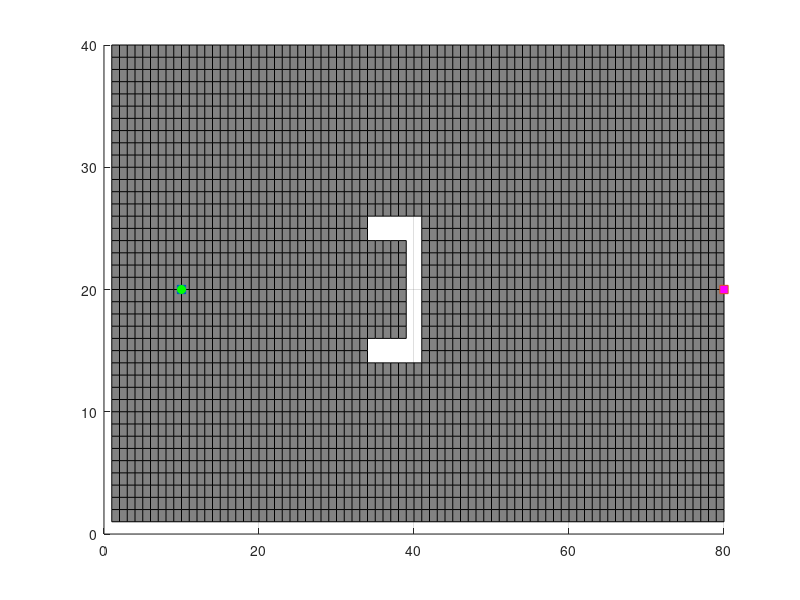

The MATLAB script that drew this image: (Note: this script raises an error after producing the figure.)
%Anthony Chrabieh
%Bonus Problem
%A* Algorithm

clear all; close all; clc;clf

%Define Number of Nodes
xmax = 80;
ymax = 40;

%Start and Goal
start = [10,ymax/2];
goal = [xmax,ymax/2];

%Nodes
MAP = zeros(xmax,ymax);

%To define objects, set their MAP(x,y) to inf
MAP(40,15:25) = inf;
MAP(35:40,15) = inf;
MAP(35:40,25) = inf;

%Heuristic Weight%%%%%%%%%%%%%%%%%%%%%%%%%%%%%%%%%%%%%%%%%%
weight = 20; %sqrt(2); %Try 1, 1.5, 2, 2.5
%Increasing weight makes the algorithm greedier, and likely to take a
%longer path, but with less computations.
%weight = 0 gives Djikstra algorithm
% %%%%%%%%%%%%%%%%%%%%%%%%%%%%%%%%%%%%%%%%%%%%%%%%%%

%Heuristic Map of all nodes
for x = 1:size(MAP,1)
    for y = 1:size(MAP,2)
        if(MAP(x,y)~=inf)
            H(x,y) = weight*norm(goal-[x,y]);
            G(x,y) = inf;
        end
    end
end

%Plotting%%%%%%%%%%%%%%%%%%%%%%%%%%%%%%%%%%%%%%%%%%%%%%%%%%
surf(MAP');colormap(gray);view(2);hold all
plot(start(1),start(2),'s','MarkerFaceColor','b')
plot(goal(1),goal(2),'s','MarkerFaceColor','m')
%%%%%%%%%%%%%%%%%%%%%%%%%%%%%%%%%%%%%%%%%%%%%%%%%%%%%%%

%initial conditions%%%%%%%%%%%%%%%%%%%%%%%%%%%%%%%%%%%%%%%%
G(start(1),start(2)) = 0;
F(start(1),start(2)) = H(start(1),start(2));

closedNodes = [];
openNodes = [start G(start(1),start(2)) F(start(1),start(2)) 0]; %[x y G F cameFrom]
%%%%%%%%%%%%%%%%%%%%%%%%%%%%%%%%%%%%%%%%%%%%%%%%%

%Solve
solved = false;
while(~isempty(openNodes))
    
    pause(0.001)
    %find node from open set with smallest F value
    [A,I] = min(openNodes(:,4));

    %set current node
    current = openNodes(I,:);
    plot(current(1),current(2),'o','color','g','MarkerFaceColor','g')
    
    %if goal is reached, break the loop
    if(current(1:2)==goal)
        closedNodes = [closedNodes;current];
        solved = true;
        break;
    end
    
    %remove current node from open set and add it to closed set
    openNodes(I,:) = [];
    closedNodes = [closedNodes;current];
    
    %for all neighbors of current node
    for x = current(1)-1:current(1)+1
        for y = current(2)-1:current(2)+1
            
            %if out of range skip
            if (x<1||x>xmax||y<1||y>ymax)
                continue
            end
            
            %if object skip
            if (isinf(MAP(x,y)))
                continue
            end
            
            %if current node skip
            if (x==current(1)&&y==current(2))
                continue
            end
            
            %if already in closed set skip
            skip = 0;
            for j = 1:size(closedNodes,1)
                if(x == closedNodes(j,1) && y==closedNodes(j,2))
                    skip = 1;
                    break;
                end
            end
            if(skip == 1)
                continue
            end
            
            A = [];
            %Check if already in open set
            if(~isempty(openNodes))
                for j = 1:size(openNodes,1)
                    if(x == openNodes(j,1) && y==openNodes(j,2))
                        A = j;
                        break;
                    end
                end
            end
                        
            newG = G(current(1),current(2))...
                + round(norm([current(1)-x,current(2)-y]),1);
            
            %if not in open set, add to open set
            if(isempty(A))
                G(x,y) = newG;
                newF = G(x,y) + H(x,y);
                newNode = [x y G(x,y) newF size(closedNodes,1)];
                openNodes = [openNodes; newNode];
                plot(x,y,'x','color','b')
                continue
            end
            
            %if no better path, skip
            if (newG >= G(x,y))
                continue
            end
            
            G(x,y) = newG;
            newF = newG + H(x,y);
            openNodes(A,3:5) = [newG newF size(closedNodes,1)];
        end
    end
end

if (solved)
    %Path plotting
    j = size(closedNodes,1);
    path = [];
    while(j > 0)
        x = closedNodes(j,1);
        y = closedNodes(j,2);
        j = closedNodes(j,5);
        path = [x,y;path];
    end
    
    for j = 1:size(path,1)
        plot(path(j,1),path(j,2),'x','color','r')
        pause(0.01)
    end
else
    disp('No Path Found')
end